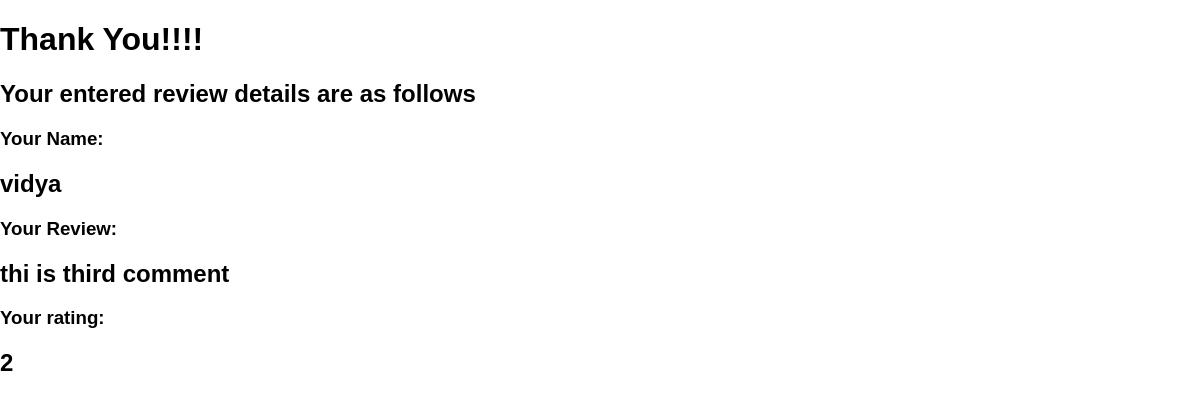
The app's page /thank-you, older data.
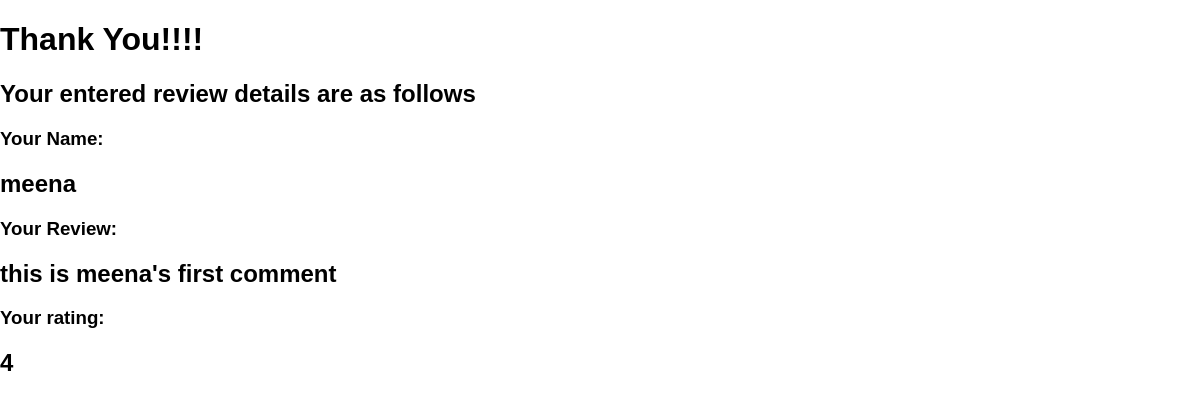
The same page, newer data.
### reviews/models.py (models this page shows)
class Review(models.Model):
    user_name = models.CharField(max_length=50)
    review_text = models.TextField(max_length=200)
    rating = models.IntegerField()

### reviews/views.py (the view)
# urls.py: path("thank-you", views.ThankYouView.as_view(), name="thank"),
class ThankYouView(TemplateView):
    template_name = "reviews/thank-you.html"
    def get_context_data(self, **kwargs: Any) -> dict[str, Any]:
        get_form_data_from_db = Review.objects.all().order_by('-id')[0]
        context_data = super().get_context_data(**kwargs)
        context_data["form_db_data"] = get_form_data_from_db
        return context_data

### reviews/templates/reviews/thank-you.html (shortened to what this page needs)
{% extends "base.html" %}
{% block content %}
  <h1>Thank You!!!!</h1>
  <h2>Your entered review details are as follows</h2>
  <div>
    <h3>Your Name: <h2>{{form_db_data.user_name}}</h2></h3>
    <h3>Your Review: <h2>{{form_db_data.review_text}}</h2></h3>
    <h3>Your rating: <h2>{{form_db_data.rating}}</h2></h3>
  </div>
{% endblock %}

Row changes from the older to the newer data that the page shows:
no longer on this page (row unchanged): Review: user_name "vidya", review_text "thi is third comment", rating "2"
added Review: user_name "meena", review_text "this is meena's first comment", rating "4"
